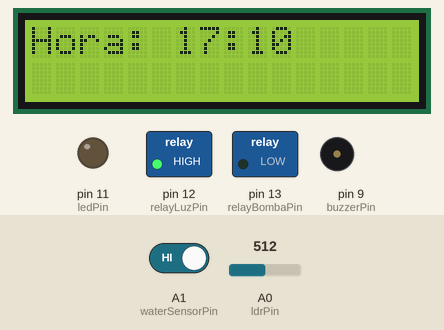
This sketch was run on a simulated Arduino Uno, built with avr-gcc and run on an emulated ATmega328P. Parts: 16×2 character LCD, switched loads named in the sketch (green lamp = pin HIGH), output pins drawn as LEDs (lit = HIGH), buzzer (waves = sounding, pin HIGH). The test bench sets the inputs (shaded band); at power-on: A0 (ldrPin) = 512, A1 (waterSensorPin) HIGH. What the sketch prints to the serial monitor is not drawn.

Above: at 1.3 s.
1.4 s: A0 (ldrPin) set to 209
3.3 s: A0 (ldrPin) set to 188
At 5.4 s:
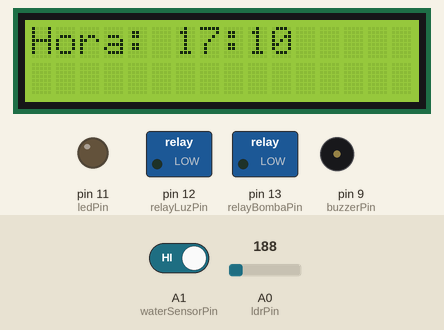
5.7 s: A1 (waterSensorPin) driven LOW
At 6.6 s:
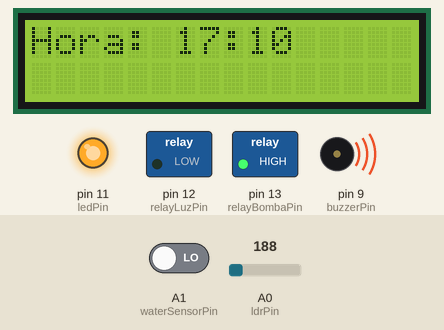
9.7 s: A0 (ldrPin) set to 210
At 12.3 s:
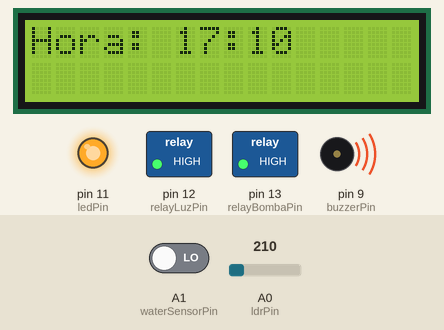
13.8 s: A0 (ldrPin) set to 190
At 15.9 s:
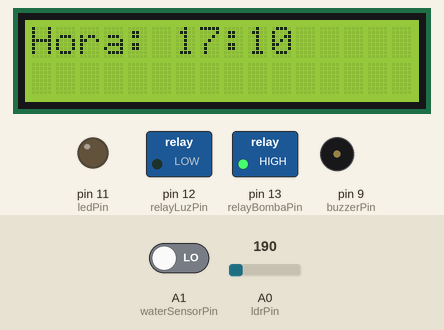
17.7 s: A1 (waterSensorPin) driven HIGH
At 21.8 s:
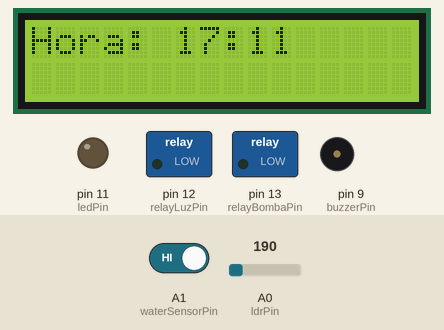
Timing chart, 0 to 23.3 s (numbered marks = the images above; inputs shaded):
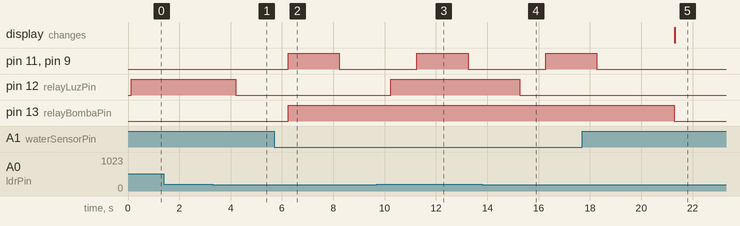

The sketch:

Sistema_Hidroponico.ino
```cpp
#include <Wire.h>
#include <LiquidCrystal_I2C.h>
#include <TimeLib.h>
LiquidCrystal_I2C lcd(0x27, 16, 2);

const int relayBombaPin = 13;
const int relayLuzPin = 12;
const int ledPin = 11;
const int buttonPin = 10;
const int buzzerPin = 9;
const int ldrPin = A0;
const int waterSensorPin = A1;


bool bombaActiva = false;

void setup() {
  Serial.begin(9600);
  pinMode(relayBombaPin, OUTPUT);
  pinMode(relayLuzPin, OUTPUT);
  pinMode(ledPin, OUTPUT);
  pinMode(buttonPin, INPUT_PULLUP);
  pinMode(buzzerPin, OUTPUT);
  lcd.init();
  lcd.begin(16, 2);

  lcd.backlight();


  setTime(17, 10, 30, 30, 11, 2023);

}

void loop() {

  int horaActual = hour();
  int minutoActual = minute();


  adjustTime(1);


  if (digitalRead(waterSensorPin) == LOW) {
    // Sin agua, apagar la bomba y activar la chicharra
    apagarBomba();
    alertaAguaAgotada();
  } else {
    if (!bombaActiva) {
      activarBomba();
    }
  }


  if (horaActual >= 8 && horaActual < 18) {
    if (analogRead(ldrPin) < 200) {
      digitalWrite(relayLuzPin, LOW);
    } else {
      digitalWrite(relayLuzPin, HIGH);
    }
  } else {
    digitalWrite(relayLuzPin, LOW);
  }


  mostrarInformacion(horaActual, minutoActual);

  delay(1000);
}

void activarBomba() {
  digitalWrite(relayBombaPin, LOW);
  bombaActiva = true;
}

void apagarBomba() {
  digitalWrite(relayBombaPin, HIGH);
  bombaActiva = false;
}

void alertaAguaAgotada() {

    digitalWrite(ledPin, HIGH);
    digitalWrite(buzzerPin, HIGH);
    delay(2000);
    digitalWrite(ledPin, LOW);
    digitalWrite(buzzerPin, LOW);
    delay(2000);

  digitalWrite(ledPin, LOW);
}


void mostrarInformacion(int hora, int minuto) {
  lcd.clear();
  lcd.setCursor(0, 0);
  lcd.print("Hora: ");
  lcd.print(hora);
  lcd.print(":");
  lcd.print(minuto);


  //serial

  Serial.print("Hora Actual: ");
  Serial.print(hora);
  Serial.print(":");
  Serial.print(minuto);


  Serial.print("; Proximo bombeo: ");
  Serial.print(hour());
  Serial.print(":");
  Serial.print(minute());
  Serial.println();
}
```

Measured:
- the behaviour switches between 200 and 199 on A0 (ldrPin) (found by bisection; images 0 and 1)
- after the input at 1.4 s, every drawn part: stays the same
- after the input at 3.3 s, pin 12 (relayLuzPin): HIGH → LOW after 0.90 s
- after the input at 5.7 s, pin 11 (ledPin), pin 9 (buzzerPin): LOW → HIGH after 0.54 s, → LOW 2.0 s later; pin 13 (relayBombaPin): LOW → HIGH after 0.54 s
- after the input at 9.7 s, pin 12 (relayLuzPin): LOW → HIGH after 0.54 s
- after the input at 13.8 s, pin 12 (relayLuzPin): HIGH → LOW after 1.5 s
- after the input at 17.7 s, pin 11 (ledPin), pin 9 (buzzerPin): goes on until 18.3 s, then stays LOW; pin 13 (relayBombaPin): HIGH → LOW after 3.6 s
